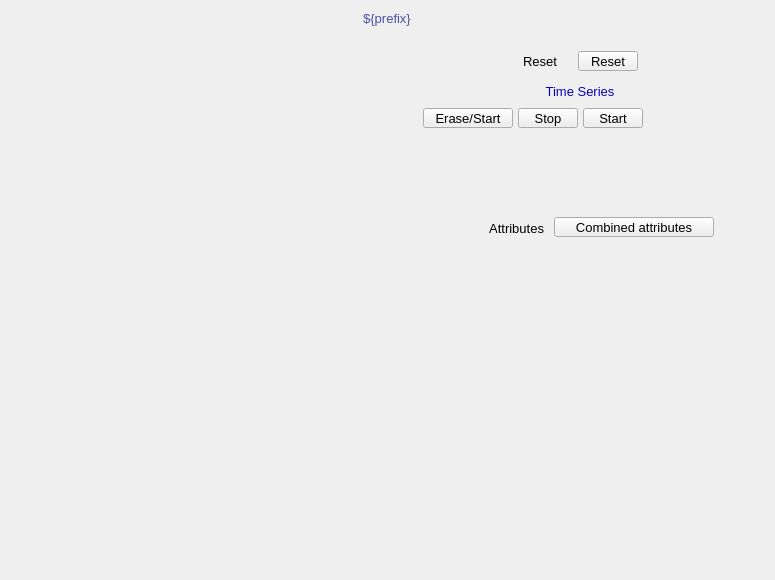
<?xml version="1.0" ?>
<ui version="4.0">
  <class>Dialog</class>
  <widget class="QWidget" name="screen">
    <property name="geometry">
      <rect>
        <x>172</x>
        <y>85</y>
        <width>775</width>
        <height>580</height>
      </rect>
    </property>
    <property name="styleSheet">
      <string notr="true">QWidget#screen {
  color: rgb(0, 0, 0);
  background-color: rgb(187, 187, 187);
  }</string>
    </property>
    <property name="windowTitle">
      <string>NDPluginAttribute</string>
    </property>
    <widget class="PyDMDrawingRectangle" name="rectangle">
      <property name="geometry">
        <rect>
          <x>197</x>
          <y>5</y>
          <width>380</width>
          <height>25</height>
        </rect>
      </property>
      <property name="brush" stdset="0">
        <brush brushstyle="SolidPattern">
          <color alpha="255">
            <red>218</red>
            <green>218</green>
            <blue>218</blue>
          </color>
        </brush>
      </property>
      <property name="penStyle" stdset="0">
        <enum>Qt::SolidLine</enum>
      </property>
      <property name="penColor" stdset="0">
        <color>
          <red>218</red>
          <green>218</green>
          <blue>218</blue>
        </color>
      </property>
      <property name="penWidth" stdset="0">
        <double>0</double>
      </property>
      <property name="penCapStyle" stdset="0">
        <enum>Qt::FlatCap</enum>
      </property>
      <property name="toolTip">
        <string>rectangle</string>
      </property>
    </widget>
    <widget class="QLabel" name="text">
      <property name="geometry">
        <rect>
          <x>202</x>
          <y>6</y>
          <width>370</width>
          <height>25</height>
        </rect>
      </property>
      <property name="text">
        <string>${prefix}</string>
      </property>
      <property name="font" stdset="0">
        <font>
          <pointsize>10</pointsize>
        </font>
      </property>
      <property name="brush" stdset="0">
        <brush brushstyle="SolidPattern">
          <color alpha="255">
            <red>77</red>
            <green>82</green>
            <blue>164</blue>
          </color>
        </brush>
      </property>
      <property name="toolTip">
        <string>text</string>
      </property>
      <property name="alignment">
        <set>Qt::AlignCenter</set>
      </property>
      <property name="styleSheet">
        <string notr="true">QLabel#text {
  color: rgb(77, 82, 164);
  }</string>
      </property>
    </widget>
    <widget class="PyDMEmbeddedDisplay" name="composite">
      <property name="geometry">
        <rect>
          <x>5</x>
          <y>40</y>
          <width>380</width>
          <height>530</height>
        </rect>
      </property>
      <property name="toolTip">
        <string>composite</string>
      </property>
      <property name="filename" stdset="0">
        <string>PluginBase_V25.ui</string>
      </property>
    </widget>
    <widget class="PyDMDrawingRectangle" name="rectangle_1">
      <property name="geometry">
        <rect>
          <x>390</x>
          <y>40</y>
          <width>380</width>
          <height>170</height>
        </rect>
      </property>
      <property name="brush" stdset="0">
        <brush brushstyle="NoBrush">
          <color alpha="255">
            <red>45</red>
            <green>45</green>
            <blue>45</blue>
          </color>
        </brush>
      </property>
      <property name="penStyle" stdset="0">
        <enum>Qt::SolidLine</enum>
      </property>
      <property name="penColor" stdset="0">
        <color>
          <red>45</red>
          <green>45</green>
          <blue>45</blue>
        </color>
      </property>
      <property name="penWidth" stdset="0">
        <double>1</double>
      </property>
      <property name="penCapStyle" stdset="0">
        <enum>Qt::FlatCap</enum>
      </property>
      <property name="toolTip">
        <string>rectangle_1</string>
      </property>
    </widget>
    <widget class="PyDMFrame" name="composite_1">
      <property name="geometry">
        <rect>
          <x>523</x>
          <y>51</y>
          <width>115</width>
          <height>20</height>
        </rect>
      </property>
      <widget class="PyDMPushButton" name="message_button">
        <property name="geometry">
          <rect>
            <x>55</x>
            <y>0</y>
            <width>60</width>
            <height>20</height>
          </rect>
        </property>
        <property name="text">
          <string>Reset</string>
        </property>
        <property name="font" stdset="0">
          <font>
            <pointsize>10</pointsize>
          </font>
        </property>
        <property name="toolTip">
          <string>${prefix}Reset</string>
        </property>
        <property name="channel" stdset="0">
          <string>ca://${prefix}Reset</string>
        </property>
        <property name="pressValue" stdset="0">
          <string>1</string>
        </property>
        <property name="styleSheet">
          <string notr="true">PyDMPushButton#message_button {
  color: rgb(0, 0, 0);
  background-color: rgb(115, 223, 255);
  }</string>
        </property>
      </widget>
      <widget class="QLabel" name="text_1">
        <property name="geometry">
          <rect>
            <x>0</x>
            <y>0</y>
            <width>50</width>
            <height>20</height>
          </rect>
        </property>
        <property name="text">
          <string>Reset</string>
        </property>
        <property name="font" stdset="0">
          <font>
            <pointsize>10</pointsize>
          </font>
        </property>
        <property name="brush" stdset="0">
          <brush brushstyle="SolidPattern">
            <color alpha="255">
              <red>0</red>
              <green>0</green>
              <blue>0</blue>
            </color>
          </brush>
        </property>
        <property name="toolTip">
          <string>text_1</string>
        </property>
        <property name="alignment">
          <set>Qt::AlignLeading|Qt::AlignLeft|Qt::AlignVCenter</set>
        </property>
        <property name="styleSheet">
          <string notr="true">QLabel#text_1 {
  color: rgb(0, 0, 0);
  }</string>
        </property>
      </widget>
    </widget>
    <widget class="PyDMFrame" name="composite_2">
      <property name="geometry">
        <rect>
          <x>400</x>
          <y>76</y>
          <width>360</width>
          <height>130</height>
        </rect>
      </property>
      <widget class="PyDMDrawingRectangle" name="rectangle_2">
        <property name="geometry">
          <rect>
            <x>120</x>
            <y>5</y>
            <width>120</width>
            <height>21</height>
          </rect>
        </property>
        <property name="brush" stdset="0">
          <brush brushstyle="SolidPattern">
            <color alpha="255">
              <red>218</red>
              <green>218</green>
              <blue>218</blue>
            </color>
          </brush>
        </property>
        <property name="penStyle" stdset="0">
          <enum>Qt::SolidLine</enum>
        </property>
        <property name="penColor" stdset="0">
          <color>
            <red>218</red>
            <green>218</green>
            <blue>218</blue>
          </color>
        </property>
        <property name="penWidth" stdset="0">
          <double>0</double>
        </property>
        <property name="penCapStyle" stdset="0">
          <enum>Qt::FlatCap</enum>
        </property>
        <property name="toolTip">
          <string>rectangle_2</string>
        </property>
      </widget>
      <widget class="PyDMDrawingRectangle" name="rectangle_3">
        <property name="geometry">
          <rect>
            <x>0</x>
            <y>0</y>
            <width>360</width>
            <height>130</height>
          </rect>
        </property>
        <property name="brush" stdset="0">
          <brush brushstyle="NoBrush">
            <color alpha="255">
              <red>0</red>
              <green>0</green>
              <blue>0</blue>
            </color>
          </brush>
        </property>
        <property name="penStyle" stdset="0">
          <enum>Qt::SolidLine</enum>
        </property>
        <property name="penColor" stdset="0">
          <color>
            <red>0</red>
            <green>0</green>
            <blue>0</blue>
          </color>
        </property>
        <property name="penWidth" stdset="0">
          <double>1</double>
        </property>
        <property name="penCapStyle" stdset="0">
          <enum>Qt::FlatCap</enum>
        </property>
        <property name="toolTip">
          <string>rectangle_3</string>
        </property>
      </widget>
      <widget class="QLabel" name="text_2">
        <property name="geometry">
          <rect>
            <x>125</x>
            <y>5</y>
            <width>110</width>
            <height>20</height>
          </rect>
        </property>
        <property name="text">
          <string>Time Series</string>
        </property>
        <property name="font" stdset="0">
          <font>
            <pointsize>10</pointsize>
          </font>
        </property>
        <property name="brush" stdset="0">
          <brush brushstyle="SolidPattern">
            <color alpha="255">
              <red>10</red>
              <green>0</green>
              <blue>184</blue>
            </color>
          </brush>
        </property>
        <property name="toolTip">
          <string>text_2</string>
        </property>
        <property name="alignment">
          <set>Qt::AlignCenter</set>
        </property>
        <property name="styleSheet">
          <string notr="true">QLabel#text_2 {
  color: rgb(10, 0, 184);
  }</string>
        </property>
      </widget>
      <widget class="PyDMFrame" name="composite_3">
        <property name="geometry">
          <rect>
            <x>61</x>
            <y>82</y>
            <width>225</width>
            <height>20</height>
          </rect>
        </property>
        <widget class="QLabel" name="text_3">
          <property name="geometry">
            <rect>
              <x>400</x>
              <y>76</y>
              <width>130</width>
              <height>20</height>
            </rect>
          </property>
          <property name="text">
            <string>Current point</string>
          </property>
          <property name="font" stdset="0">
            <font>
              <pointsize>10</pointsize>
            </font>
          </property>
          <property name="brush" stdset="0">
            <brush brushstyle="SolidPattern">
              <color alpha="255">
                <red>0</red>
                <green>0</green>
                <blue>0</blue>
              </color>
            </brush>
          </property>
          <property name="toolTip">
            <string>text_3</string>
          </property>
          <property name="alignment">
            <set>Qt::AlignRight|Qt::AlignTrailing|Qt::AlignVCenter</set>
          </property>
          <property name="styleSheet">
            <string notr="true">QLabel#text_3 {
  color: rgb(0, 0, 0);
  }</string>
          </property>
        </widget>
        <widget class="PyDMLabel" name="text_update">
          <property name="geometry">
            <rect>
              <x>535</x>
              <y>77</y>
              <width>90</width>
              <height>18</height>
            </rect>
          </property>
          <property name="toolTip">
            <string>PV: ${prefix}TSCurrentPoint</string>
          </property>
          <property name="channel" stdset="0">
            <string>ca://${prefix}TSCurrentPoint</string>
          </property>
          <property name="font" stdset="0">
            <font>
              <pointsize>10</pointsize>
            </font>
          </property>
          <property name="alignment">
            <set>Qt::AlignLeading|Qt::AlignLeft|Qt::AlignVCenter</set>
          </property>
          <property name="textInteractionFlags">
            <set>Qt::TextSelectableByKeyboard|Qt::TextSelectableByMouse</set>
          </property>
          <property name="styleSheet">
            <string notr="true">PyDMLabel#text_update {
  color: rgb(10, 0, 184);
  background-color: rgb(187, 187, 187);
  }</string>
          </property>
        </widget>
      </widget>
      <widget class="PyDMFrame" name="composite_4">
        <property name="geometry">
          <rect>
            <x>101</x>
            <y>107</y>
            <width>240</width>
            <height>20</height>
          </rect>
        </property>
        <widget class="PyDMEnumComboBox" name="menu">
          <property name="geometry">
            <rect>
              <x>495</x>
              <y>77</y>
              <width>80</width>
              <height>18</height>
            </rect>
          </property>
          <property name="toolTip">
            <string>${prefix}TSRead.SCAN</string>
          </property>
          <property name="channel" stdset="0">
            <string>ca://${prefix}TSRead.SCAN</string>
          </property>
          <property name="font" stdset="0">
            <font>
              <pointsize>10</pointsize>
            </font>
          </property>
          <property name="styleSheet">
            <string notr="true">PyDMEnumComboBox#menu {
  color: rgb(0, 0, 0);
  background-color: rgb(115, 223, 255);
  }</string>
          </property>
        </widget>
        <widget class="PyDMPushButton" name="message_button_1">
          <property name="geometry">
            <rect>
              <x>580</x>
              <y>76</y>
              <width>60</width>
              <height>20</height>
            </rect>
          </property>
          <property name="text">
            <string>Read</string>
          </property>
          <property name="font" stdset="0">
            <font>
              <pointsize>10</pointsize>
            </font>
          </property>
          <property name="toolTip">
            <string>${prefix}TSControl</string>
          </property>
          <property name="channel" stdset="0">
            <string>ca://${prefix}TSControl</string>
          </property>
          <property name="pressValue" stdset="0">
            <string>3</string>
          </property>
          <property name="styleSheet">
            <string notr="true">PyDMPushButton#message_button_1 {
  color: rgb(0, 0, 0);
  background-color: rgb(115, 223, 255);
  }</string>
          </property>
        </widget>
        <widget class="QLabel" name="text_4">
          <property name="geometry">
            <rect>
              <x>400</x>
              <y>76</y>
              <width>90</width>
              <height>20</height>
            </rect>
          </property>
          <property name="text">
            <string>Read rate</string>
          </property>
          <property name="font" stdset="0">
            <font>
              <pointsize>10</pointsize>
            </font>
          </property>
          <property name="brush" stdset="0">
            <brush brushstyle="SolidPattern">
              <color alpha="255">
                <red>0</red>
                <green>0</green>
                <blue>0</blue>
              </color>
            </brush>
          </property>
          <property name="toolTip">
            <string>text_4</string>
          </property>
          <property name="alignment">
            <set>Qt::AlignLeading|Qt::AlignLeft|Qt::AlignVCenter</set>
          </property>
          <property name="styleSheet">
            <string notr="true">QLabel#text_4 {
  color: rgb(0, 0, 0);
  }</string>
          </property>
        </widget>
      </widget>
      <widget class="PyDMPushButton" name="message_button_2">
        <property name="geometry">
          <rect>
            <x>23</x>
            <y>32</y>
            <width>90</width>
            <height>20</height>
          </rect>
        </property>
        <property name="text">
          <string>Erase/Start</string>
        </property>
        <property name="font" stdset="0">
          <font>
            <pointsize>10</pointsize>
          </font>
        </property>
        <property name="toolTip">
          <string>${prefix}TSControl</string>
        </property>
        <property name="channel" stdset="0">
          <string>ca://${prefix}TSControl</string>
        </property>
        <property name="pressValue" stdset="0">
          <string>0</string>
        </property>
        <property name="styleSheet">
          <string notr="true">PyDMPushButton#message_button_2 {
  color: rgb(0, 0, 0);
  background-color: rgb(115, 223, 255);
  }</string>
        </property>
      </widget>
      <widget class="PyDMPushButton" name="message_button_3">
        <property name="geometry">
          <rect>
            <x>118</x>
            <y>32</y>
            <width>60</width>
            <height>20</height>
          </rect>
        </property>
        <property name="text">
          <string>Stop</string>
        </property>
        <property name="font" stdset="0">
          <font>
            <pointsize>10</pointsize>
          </font>
        </property>
        <property name="toolTip">
          <string>${prefix}TSControl</string>
        </property>
        <property name="channel" stdset="0">
          <string>ca://${prefix}TSControl</string>
        </property>
        <property name="pressValue" stdset="0">
          <string>2</string>
        </property>
        <property name="styleSheet">
          <string notr="true">PyDMPushButton#message_button_3 {
  color: rgb(0, 0, 0);
  background-color: rgb(115, 223, 255);
  }</string>
        </property>
      </widget>
      <widget class="PyDMPushButton" name="message_button_4">
        <property name="geometry">
          <rect>
            <x>183</x>
            <y>32</y>
            <width>60</width>
            <height>20</height>
          </rect>
        </property>
        <property name="text">
          <string>Start</string>
        </property>
        <property name="font" stdset="0">
          <font>
            <pointsize>10</pointsize>
          </font>
        </property>
        <property name="toolTip">
          <string>${prefix}TSControl</string>
        </property>
        <property name="channel" stdset="0">
          <string>ca://${prefix}TSControl</string>
        </property>
        <property name="pressValue" stdset="0">
          <string>1</string>
        </property>
        <property name="styleSheet">
          <string notr="true">PyDMPushButton#message_button_4 {
  color: rgb(0, 0, 0);
  background-color: rgb(115, 223, 255);
  }</string>
        </property>
      </widget>
      <widget class="PyDMLabel" name="text_update_1">
        <property name="geometry">
          <rect>
            <x>248</x>
            <y>33</y>
            <width>90</width>
            <height>18</height>
          </rect>
        </property>
        <property name="toolTip">
          <string>PV: ${prefix}TSAcquiring</string>
        </property>
        <property name="channel" stdset="0">
          <string>ca://${prefix}TSAcquiring</string>
        </property>
        <property name="font" stdset="0">
          <font>
            <pointsize>10</pointsize>
          </font>
        </property>
        <property name="alignment">
          <set>Qt::AlignLeading|Qt::AlignLeft|Qt::AlignVCenter</set>
        </property>
        <property name="textInteractionFlags">
          <set>Qt::TextSelectableByKeyboard|Qt::TextSelectableByMouse</set>
        </property>
        <property name="styleSheet">
          <string notr="true">PyDMLabel#text_update_1 {
  color: rgb(10, 0, 184);
  background-color: rgb(70, 70, 70);
  }</string>
        </property>
      </widget>
      <widget class="PyDMFrame" name="composite_5">
        <property name="geometry">
          <rect>
            <x>31</x>
            <y>57</y>
            <width>225</width>
            <height>20</height>
          </rect>
        </property>
        <widget class="PyDMLineEdit" name="text_entry">
          <property name="geometry">
            <rect>
              <x>565</x>
              <y>77</y>
              <width>60</width>
              <height>19</height>
            </rect>
          </property>
          <property name="channel" stdset="0">
            <string>ca://${prefix}TSNumPoints</string>
          </property>
          <property name="toolTip">
            <string>${prefix}TSNumPoints</string>
          </property>
          <property name="font" stdset="0">
            <font>
              <pointsize>10</pointsize>
            </font>
          </property>
          <property name="styleSheet">
            <string notr="true">PyDMLineEdit#text_entry {
  color: rgb(0, 0, 0);
  background-color: rgb(115, 223, 255);
  border: 1px solid black;
  margin: 0px;
  padding: 0px;
  spacing: 0px;
  }</string>
          </property>
        </widget>
        <widget class="QLabel" name="text_5">
          <property name="geometry">
            <rect>
              <x>400</x>
              <y>76</y>
              <width>160</width>
              <height>20</height>
            </rect>
          </property>
          <property name="text">
            <string>Number of points</string>
          </property>
          <property name="font" stdset="0">
            <font>
              <pointsize>10</pointsize>
            </font>
          </property>
          <property name="brush" stdset="0">
            <brush brushstyle="SolidPattern">
              <color alpha="255">
                <red>0</red>
                <green>0</green>
                <blue>0</blue>
              </color>
            </brush>
          </property>
          <property name="toolTip">
            <string>text_5</string>
          </property>
          <property name="alignment">
            <set>Qt::AlignRight|Qt::AlignTrailing|Qt::AlignVCenter</set>
          </property>
          <property name="styleSheet">
            <string notr="true">QLabel#text_5 {
  color: rgb(0, 0, 0);
  }</string>
          </property>
        </widget>
      </widget>
    </widget>
    <widget class="PyDMRelatedDisplayButton" name="related_display">
      <property name="geometry">
        <rect>
          <x>554</x>
          <y>217</y>
          <width>160</width>
          <height>20</height>
        </rect>
      </property>
      <property name="toolTip">
        <string>Combined attributes</string>
      </property>
      <property name="text">
        <string>Combined attributes</string>
      </property>
      <property name="showIcon" stdset="0">
        <bool>true</bool>
      </property>
      <property name="font" stdset="0">
        <font>
          <pointsize>10</pointsize>
        </font>
      </property>
      <property name="styleSheet">
        <string notr="true">PyDMRelatedDisplayButton#related_display {
  color: rgb(0, 0, 0);
  background-color: rgb(115, 223, 255);
  }</string>
      </property>
      <property name="titles" stdset="0">
        <stringlist>
          <string>Attributes 1-8</string>
          <string>Attributes 9-16</string>
        </stringlist>
      </property>
      <property name="filenames" stdset="0">
        <stringlist>
          <string>AttributePlugin8_V25.ui</string>
          <string>AttributePlugin8_V25.ui</string>
        </stringlist>
      </property>
      <property name="macros" stdset="0">
        <stringlist>
          <string>P=${P},R=${R},A1=1:,A2=2:,A3=3:,A4=4:,A5=5:,A6=6:,A7=7:,A8=8:</string>
          <string>P=${P},R=${R},A1=9:,A2=10:,A3=11:,A4=12:,A5=13:,A6=14:,A7=15:,A8=16:</string>
        </stringlist>
      </property>
      <property name="openInNewWindow" stdset="0">
        <bool>true</bool>
      </property>
    </widget>
    <widget class="QLabel" name="text_6">
      <property name="geometry">
        <rect>
          <x>464</x>
          <y>218</y>
          <width>80</width>
          <height>20</height>
        </rect>
      </property>
      <property name="text">
        <string>Attributes</string>
      </property>
      <property name="font" stdset="0">
        <font>
          <pointsize>10</pointsize>
        </font>
      </property>
      <property name="brush" stdset="0">
        <brush brushstyle="SolidPattern">
          <color alpha="255">
            <red>0</red>
            <green>0</green>
            <blue>0</blue>
          </color>
        </brush>
      </property>
      <property name="toolTip">
        <string>text_6</string>
      </property>
      <property name="alignment">
        <set>Qt::AlignRight|Qt::AlignTrailing|Qt::AlignVCenter</set>
      </property>
      <property name="styleSheet">
        <string notr="true">QLabel#text_6 {
  color: rgb(0, 0, 0);
  }</string>
      </property>
    </widget>
  </widget>
  <customwidgets>
    <customwidget>
      <class>PyDMDrawingRectangle</class>
      <extends>QWidget</extends>
      <header>pydm.widgets.drawing</header>
    </customwidget>
    <customwidget>
      <class>PyDMLabel</class>
      <extends>QLabel</extends>
      <header>pydm.widgets.label</header>
    </customwidget>
    <customwidget>
      <class>PyDMEmbeddedDisplay</class>
      <extends>QFrame</extends>
      <header>pydm.widgets.embedded_display</header>
    </customwidget>
    <customwidget>
      <class>PyDMFrame</class>
      <extends>QFrame</extends>
      <header>pydm.widgets.frame</header>
    </customwidget>
    <customwidget>
      <class>PyDMPushButton</class>
      <extends>QPushButton</extends>
      <header>pydm.widgets.pushbutton</header>
    </customwidget>
    <customwidget>
      <class>PyDMEnumComboBox</class>
      <extends>QComboBox</extends>
      <header>pydm.widgets.enum_combo_box</header>
    </customwidget>
    <customwidget>
      <class>PyDMLineEdit</class>
      <extends>QLineEdit</extends>
      <header>pydm.widgets.line_edit</header>
    </customwidget>
    <customwidget>
      <class>PyDMRelatedDisplayButton</class>
      <extends>QPushButton</extends>
      <header>pydm.widgets.related_display_button</header>
    </customwidget>
  </customwidgets>
</ui>
